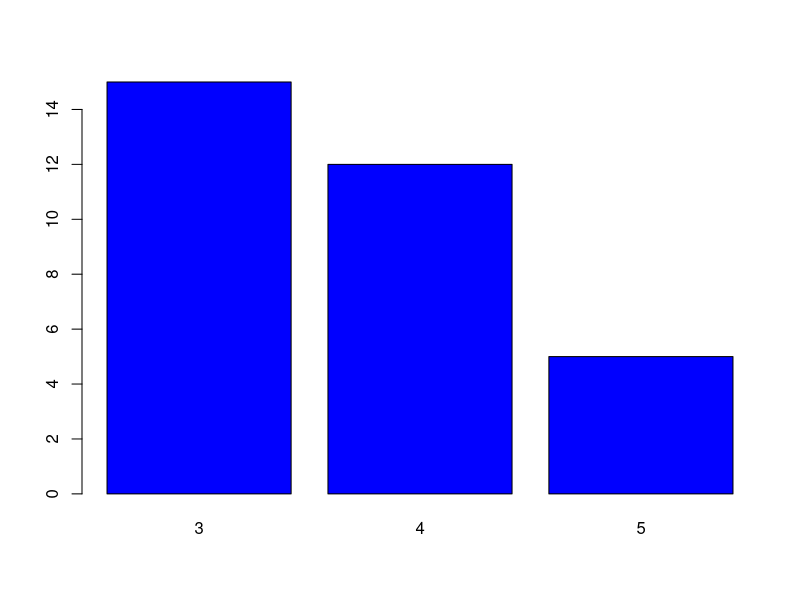
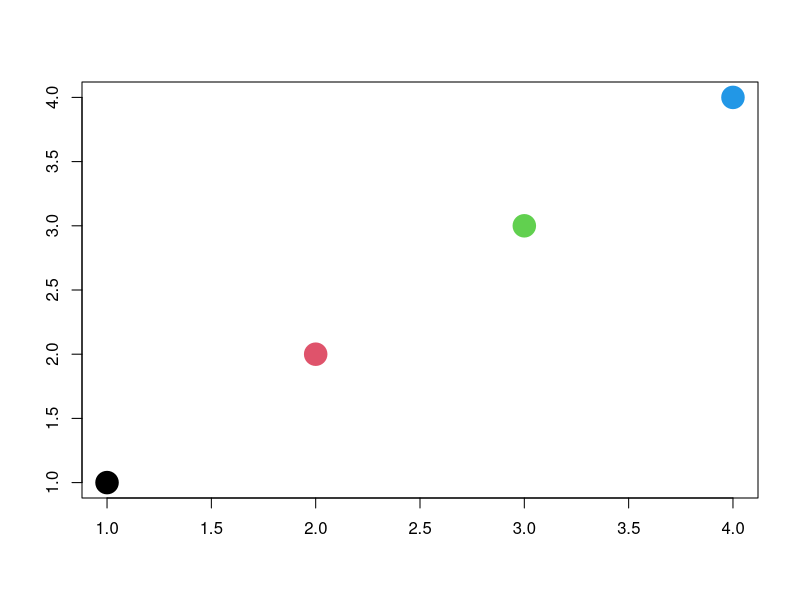
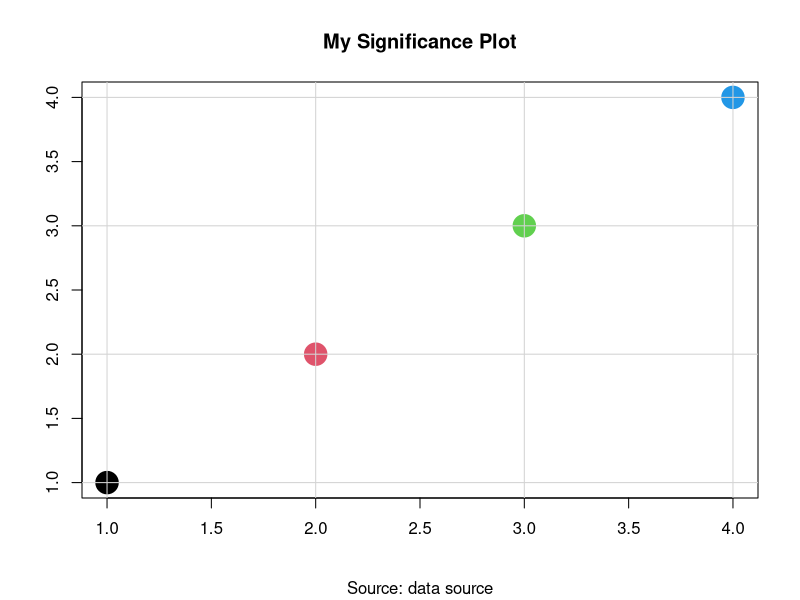
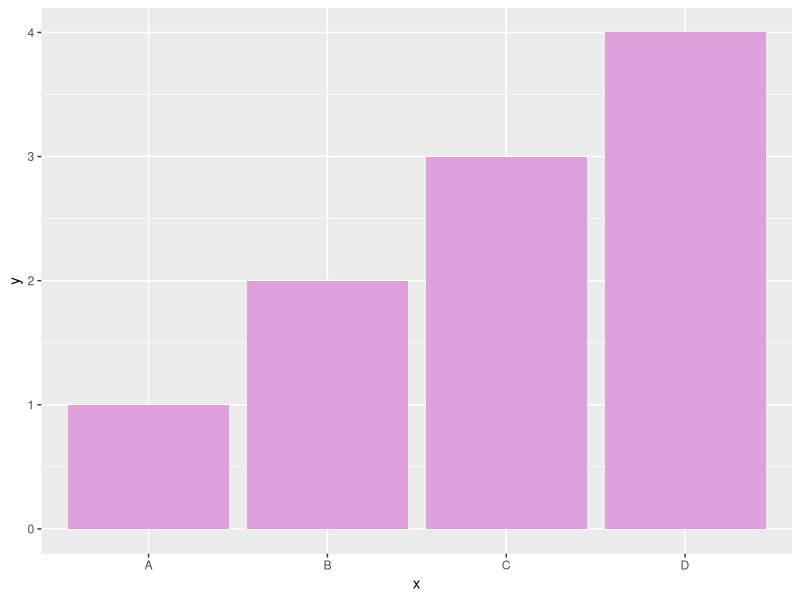

These charts were generated, in order, by the following R code:
## ---- chunk 1
#| label: load-packages
#| include: false

library(tidyverse)
library(palmerpenguins)
library(ggplot2)
## ---- chunk 2
barplot(table(mtcars$gear), col = "blue")
## ---- chunk 3

plot(1:4, 1:4, col=1:4, pch=19, cex=3, xlab="", ylab="")
## ---- chunk 4

plot(1:4, 1:4, col=1:4, pch=19, cex=3, xlab="", ylab="",
     main = "My Significance Plot",
     sub = "Source: data source")
abline(h=1:4, v=1:4, col = "lightgrey")
## ---- chunk 5
library(ggplot2)
plot_df <- data.frame(x = LETTERS[1:4],
                      y = 1:4)

ggplot(data = plot_df,
       mapping = aes(x = x, y = y)) +
  geom_col(fill = "plum")
## ---- chunk 6

